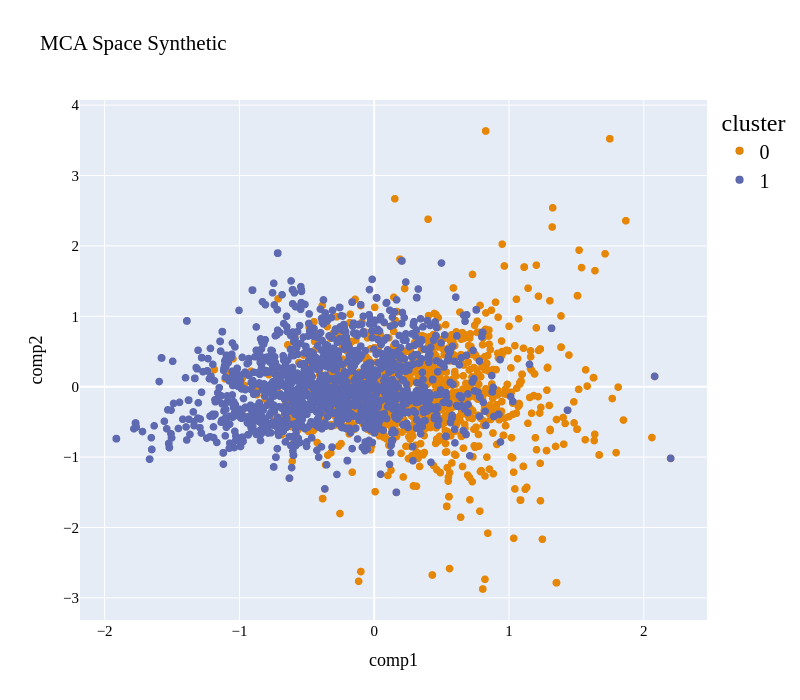

Here is the notebook cell this chart was saved with:
### Code cell
plot_pca_2d(mca_3d_df_s, title="MCA Space Synthetic", opacity=1, width_line = 0.1)

### Figure 1 — Plotly figure (JSON) as saved in the notebook; plotly's stock layout.template omitted (floating-point values rounded to 4 significant figures; data arrays with more than 128 entries replaced by an {"elided": "..."} marker saying what was removed)
{"data": [{"hovertemplate": "cluster=0<br>comp1=%{x}<br>comp2=%{y}<extra></extra>", "legendgroup": "0", "marker": {"color": "rgb(229, 134, 6)", "line": {"color": "black", "width": 0.1}, "opacity": 1, "size": 8, "symbol": "circle"}, "mode": "markers", "name": "0", "showlegend": true, "type": "scattergl", "x": {"elided": "2527 float values"}, "xaxis": "x", "y": {"elided": "2527 float values"}, "yaxis": "y"}, {"hovertemplate": "cluster=1<br>comp1=%{x}<br>comp2=%{y}<extra></extra>", "legendgroup": "1", "marker": {"color": "rgb(93, 105, 177)", "line": {"color": "black", "width": 0.1}, "opacity": 1, "size": 8, "symbol": "circle"}, "mode": "markers", "name": "1", "showlegend": true, "type": "scattergl", "x": {"elided": "2473 float values"}, "xaxis": "x", "y": {"elided": "2473 float values"}, "yaxis": "y"}], "layout": {"autosize": false, "font": {"color": "black", "family": "Gilroy", "size": 15}, "height": 700, "legend": {"font": {"size": 20}, "title": {"font": {"family": "Times New Roman"}, "text": "cluster"}, "tracegroupgap": 0}, "scene": {"xaxis": {"title": {"font": {"color": "black"}, "text": "comp1"}}, "yaxis": {"title": {"font": {"color": "black"}, "text": "comp2"}}}, "showlegend": true, "title": {"text": "MCA Space Synthetic"}, "width": 800, "xaxis": {"anchor": "y", "domain": [0, 1], "title": {"text": "comp1"}}, "yaxis": {"anchor": "x", "domain": [0, 1], "title": {"text": "comp2"}}}}
